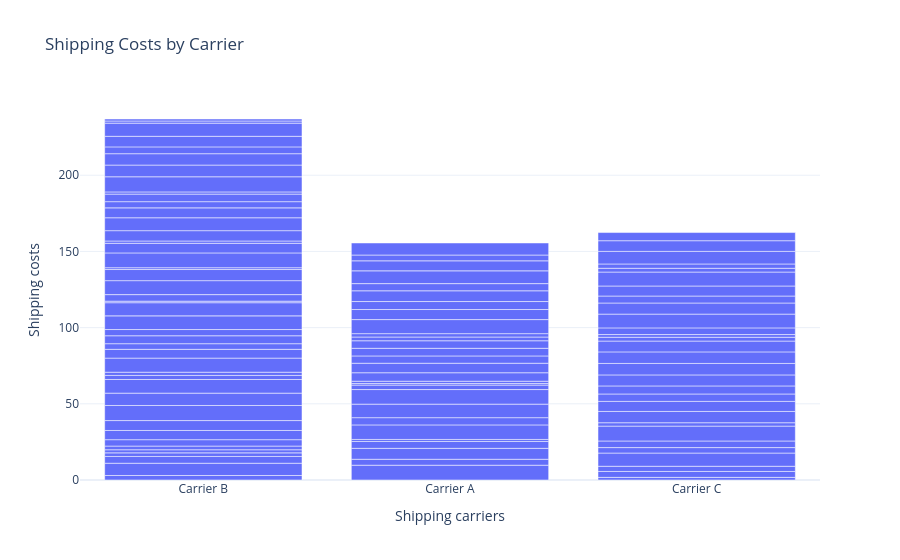

Here is the notebook cell this chart was saved with:
### Markdown cell above
## Shipping Costs by carrier

### Code cell
shipping_cost_chart = px.bar(data, x='Shipping carriers', y='Shipping costs', 
                             title='Shipping Costs by Carrier')
shipping_cost_chart.show()

### Figure 1 — Plotly figure (JSON) as saved in the notebook; plotly's stock layout.template omitted (floating-point values rounded to 4 significant figures)
{"data": [{"hovertemplate": "Shipping carriers=%{x}<br>Shipping costs=%{y}<extra></extra>", "legendgroup": "", "marker": {"color": "#636efa", "pattern": {"shape": ""}}, "name": "", "orientation": "v", "showlegend": false, "textposition": "auto", "type": "bar", "x": ["Carrier B", "Carrier A", "Carrier B", "Carrier C", "Carrier A", "Carrier B", "Carrier C", "Carrier B", "Carrier C", "Carrier A", "Carrier C", "Carrier A", "Carrier A", "Carrier A", "Carrier B", "Carrier B", "Carrier B", "Carrier C", "Carrier C", "Carrier A", "Carrier A", "Carrier B", "Carrier A", "Carrier A", "Carrier C", "Carrier C", "Carrier B", "Carrier C", "Carrier B", "Carrier B", "Carrier B", "Carrier B", "Carrier C", "Carrier C", "Carrier A", "Carrier C", "Carrier B", "Carrier A", "Carrier B", "Carrier A", "Carrier C", "Carrier B", "Carrier C", "Carrier B", "Carrier C", "Carrier B", "Carrier B", "Carrier B", "Carrier C", "Carrier C", "Carrier A", "Carrier A", "Carrier B", "Carrier B", "Carrier B", "Carrier A", "Carrier C", "Carrier B", "Carrier A", "Carrier B", "Carrier C", "Carrier C", "Carrier C", "Carrier A", "Carrier C", "Carrier C", "Carrier A", "Carrier C", "Carrier B", "Carrier B", "Carrier B", "Carrier A", "Carrier A", "Carrier B", "Carrier A", "Carrier C", "Carrier A", "Carrier B", "Carrier B", "Carrier B", "Carrier C", "Carrier B", "Carrier A", "Carrier B", "Carrier A", "Carrier C", "Carrier B", "Carrier A", "Carrier A", "Carrier B", "Carrier B", "Carrier B", "Carrier B", "Carrier C", "Carrier B", "Carrier B", "Carrier C", "Carrier A", "Carrier B", "Carrier B"], "xaxis": "x", "y": [2.957, 9.717, 8.054, 1.73, 3.891, 4.444, 3.881, 2.348, 3.405, 7.167, 8.673, 4.524, 1.325, 9.537, 2.04, 2.422, 4.191, 3.585, 4.339, 4.743, 8.878, 6.038, 9.568, 2.925, 9.741, 2.231, 6.508, 7.407, 9.898, 8.101, 8.955, 2.68, 6.599, 4.858, 1.019, 5.288, 2.108, 1.533, 9.236, 5.563, 7.23, 5.773, 7.526, 3.694, 7.577, 5.215, 4.071, 8.979, 7.096, 2.506, 6.248, 4.783, 8.631, 1.013, 4.305, 5.014, 1.774, 9.161, 4.938, 7.294, 4.381, 9.03, 7.292, 2.458, 4.585, 6.581, 2.216, 9.148, 1.194, 9.705, 6.316, 9.228, 6.6, 1.513, 5.238, 2.474, 7.055, 6.781, 8.467, 6.496, 2.833, 4.066, 4.708, 4.95, 8.382, 8.249, 1.454, 6.576, 3.801, 9.93, 7.674, 7.472, 4.47, 7.006, 6.943, 8.63, 5.353, 7.905, 1.41, 1.311], "yaxis": "y"}], "layout": {"barmode": "relative", "legend": {"tracegroupgap": 0}, "title": {"text": "Shipping Costs by Carrier"}, "xaxis": {"anchor": "y", "domain": [0, 1], "title": {"text": "Shipping carriers"}}, "yaxis": {"anchor": "x", "domain": [0, 1], "title": {"text": "Shipping costs"}}}}
